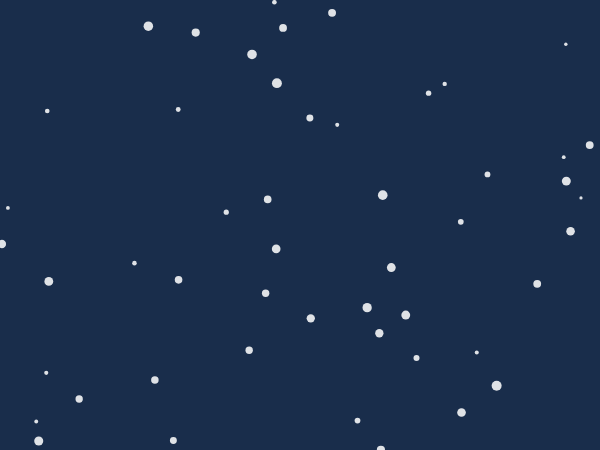
Frame 1 (no input)
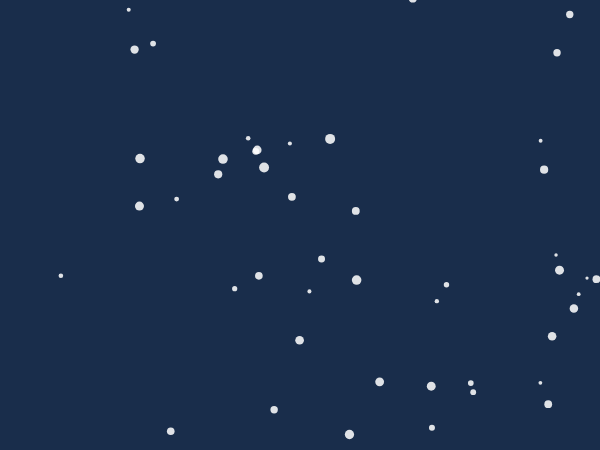
Frame 60 (no input)
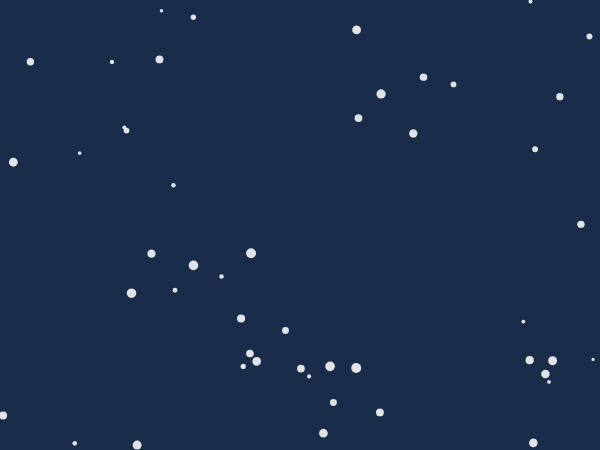
Frame 120 (the mouse pressed at the canvas centre since frame 60)

The p5.js sketch that drew these frames (run headless with seeded random() and noise() and a simulated clock; from frame 60 on, the mouse is pressed at the canvas centre):

// p5.js sketch
// ── sketch.js
let snowflakes = [];

function setup() {
  createCanvas(600, 450);
  for (let i = 0; i < 50; i++) {
    snowflakes.push({
      x: random(width),
      y: random(height),
      speed: random(1, 4),
      size: random(3, 10),
      drift: random(-0.5, 0.5)
    });
  }
}

function draw() {
  background(25, 45, 75);
  for (let snowflake of snowflakes) {
    noStroke();
    fill(255, 255, 255, 220);
    circle(snowflake.x, snowflake.y, snowflake.size);
    snowflake.y += snowflake.speed;
    snowflake.x += snowflake.drift;
    if (snowflake.y > height + snowflake.size) {
      snowflake.y = -snowflake.size;
      snowflake.x = random(width);
    }
    if (snowflake.x < 0) snowflake.x = width;
    if (snowflake.x > width) snowflake.x = 0;
  }
}
